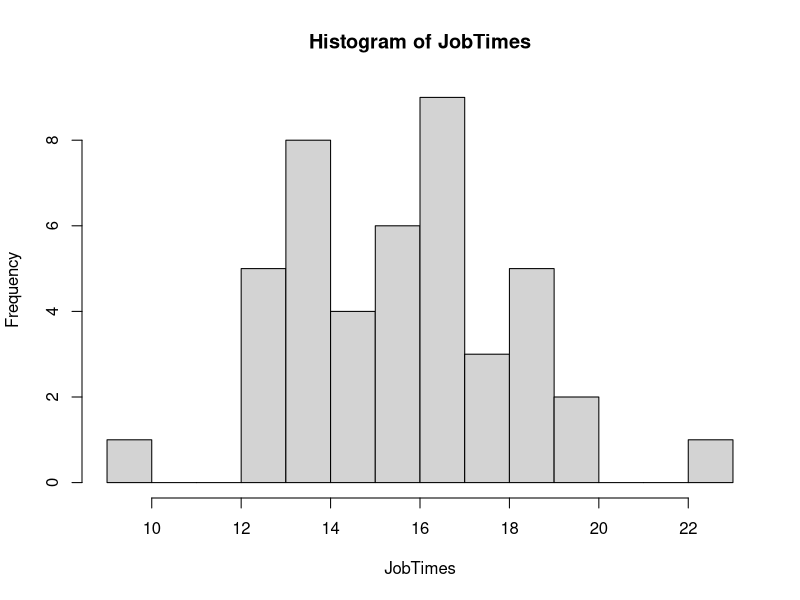
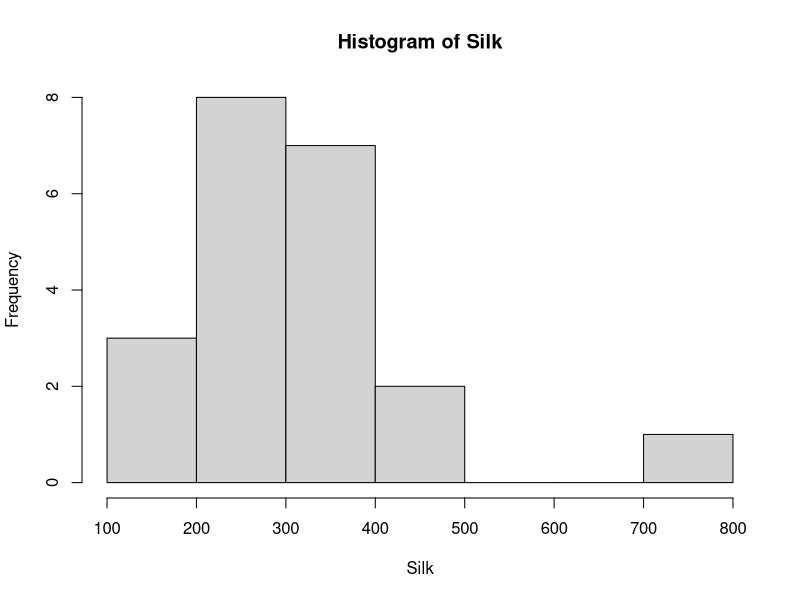

Here is the R script that generated these plots, in order: (Note: this script raises an error after producing the figures.)
## ---- chunk 1
JobTimes <- c(9.4, 12.1, 12.2, 12.3,
  12.4, 12.6, 13.2, 13.2, 13.2, 13.2,
  13.5, 13.6, 13.6, 13.8, 14.3, 14.6,
  14.7, 14.9, 15.2, 15.3, 15.7, 15.7,
  15.8, 15.8, 16.1, 16.2, 16.2, 16.4,
  16.4, 16.6, 16.7, 16.8, 16.8, 17.6,
  17.8, 17.8, 18.2, 18.3, 18.6, 18.7,
  18.7, 19.1, 19.7, 22.8)

hist(JobTimes, breaks = 13)
## ---- chunk 2
Silk <- c(164.00, 173.00, 176.10,
  236.10, 251.30, 270.50, 270.50,
  272.40, 282.20, 288.80, 290.70,
  300.60, 327.20, 329.00, 332.10, 
  351.70, 358.20, 362.00, 448.90,
  478.70, 740.20)
hist(Silk, breaks = seq(from = 100, to = 800, by = 100))
## ---- chunk 3
metabolic_rate <- c(1792, 1666, 1362, 1614, 1460, 1867, 1439)

print("Mean: ")
mean(metabolic_rate)
print("Median: ")
median(metabolic_rate)
print("SD: ")
sd(metabolic_rate)
print("Variance: ")
var(metabolic_rate)
## ---- chunk 4
quantile(task1, probs = c(0, 0.25, 0.5, 0.75, 1), na.rm = TRUE)
